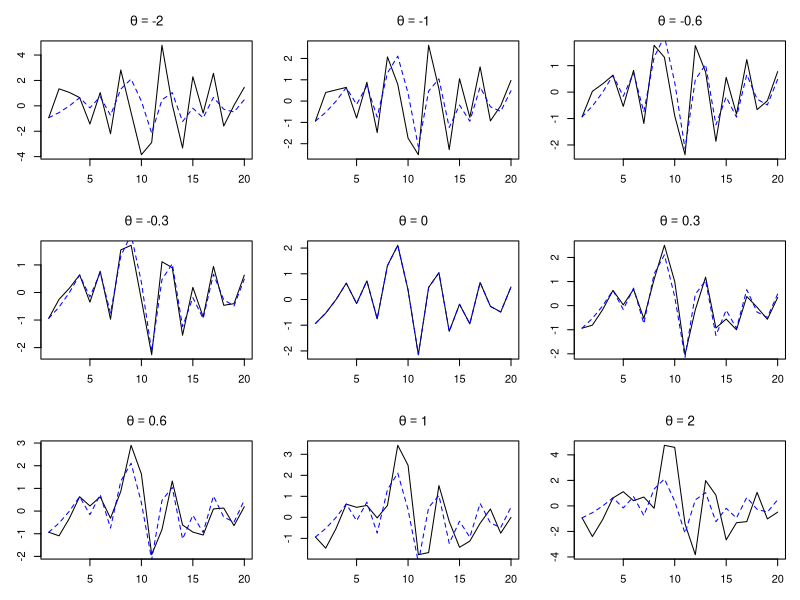
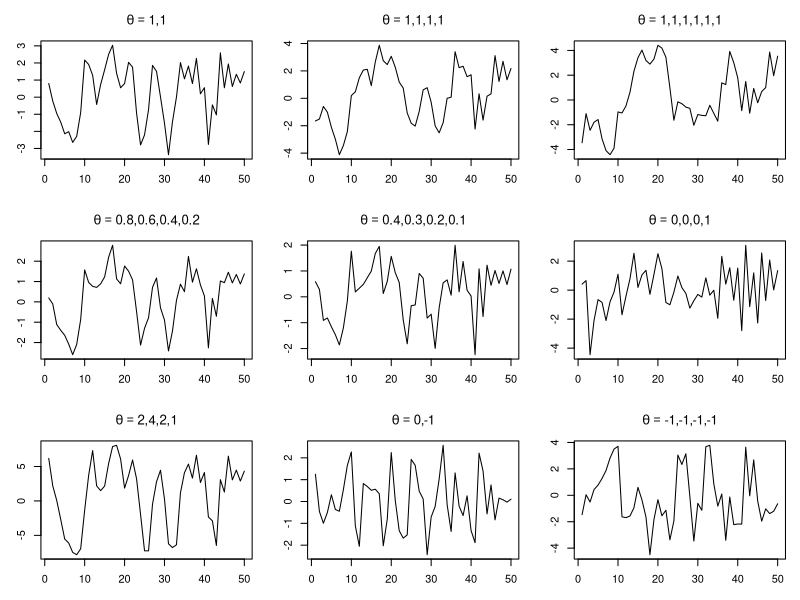
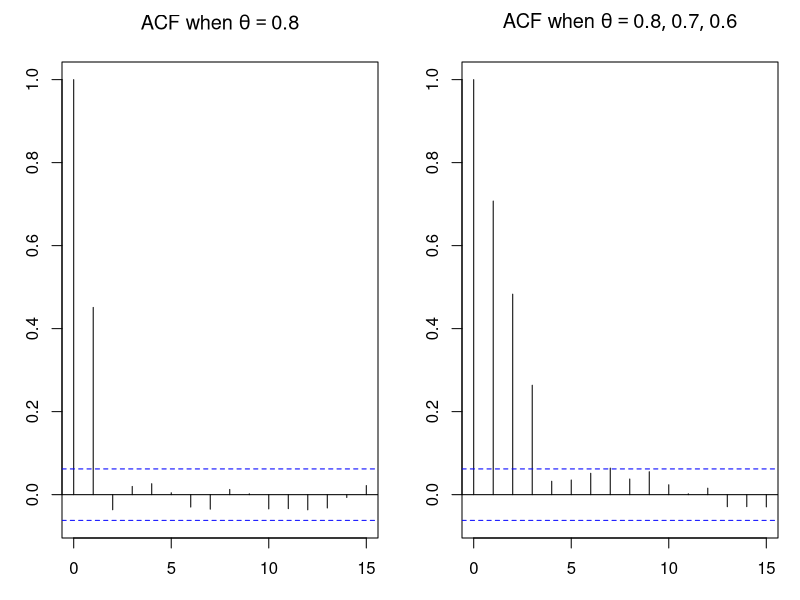
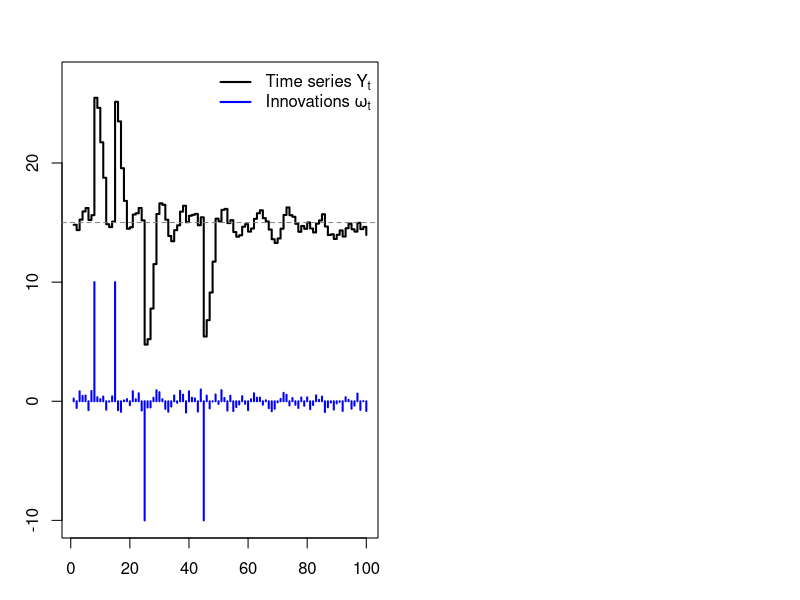

Write the R code that produced these figures, in order.
## ---- chunk 1
#| code-fold: true
#| fig-cap: "Nine MA(1) processes with the same innovations"
par(mfrow=c(3,3),mar=c(3.1,3.1,3.1,1.1))
set.seed(0106)
w <- rnorm(20)
thetavec <- c(-2,-1,-.6,-.3,0,.3,.6,1,2)
Y <- t(rep(w[1],9))
for (i in 2:20){Y <- rbind(Y, t(rep(w[i],9)+thetavec*w[i-1]))}
for (j in 1:9) {plot(Y[,j],main=bquote(theta==.(thetavec[j])),
                     type='l',xlab=NA,ylab=NA,sub=NA)
  lines(1:20,Y[,5],col='#0000ff',lty=2)}
## ---- chunk 2
#| code-fold: true
#| fig-cap: "Nine MA processes with the same innovations"
par(mfrow=c(3,3),mar=c(3.1,3.1,3.1,1.1))
set.seed(0107)
w <- rnorm(50)
theta <- list(c(1,1),c(1,1,1,1),c(1,1,1,1,1,1),
              c(0.8,0.6,0.4,0.2),c(0.4,0.3,0.2,0.1),c(0,0,0,1),
              c(2,4,2,1),c(0,-1),c(-1,-1,-1,-1))
Y <- matrix(nrow=50,ncol=9)
for (i in 1:9) Y[,i] <- arima.sim(list(ma=theta[[i]]),n=50,innov=w)
for (j in 1:9) plot(Y[,j],main=bquote(theta==.(paste(theta[[j]],collapse=','))),
  type='l',xlab=NA,ylab=NA,sub=NA)
## ---- chunk 3
#| code-fold: true
#| fig-cap: "Two MA processes and their ACF plots, 1000 obs each"
par(mfrow=c(1,2),mar=c(3.1,3.1,3.1,1.1))
set.seed(0108)
ma08 <- arima.sim(list(ma=0.8),n=1000)
ma080706 <- arima.sim(list(ma=c(0.8,0.7,0.6)),n=1000)

acf(ma08,main=expression(paste('ACF when ',theta == 0.8)),lag.max=15)
acf(ma080706,main=expression(paste('ACF when ',theta == list(0.8,0.7,0.6))),lag.max=15)
## ---- chunk 4
#| code-fold: true
#| fig-cap: "Persistence and decay in an MA(0.9,0.6,0.3) model"
set.seed(0110)
w <- runif(100,-1,1)
w[8] <- 10; w[15] <- 10; w[25] <- -10; w[45] <- -10;
ma <- arima.sim(list(ma=c(0.9,0.6,0.3)),n=100,innov=w)
plot(15+ma,type='s',lwd=2,ylim=c(-10,27),ylab=NA)
lines(w,type='h',col='#0000ff',lwd=2)
abline(h=15,lty=2,col='#7f7f7f')
legend(x='topright',lwd=2,col=c('#000000','#0000ff'),bty='n',
       legend=c(expression(paste('Time series ',Y[t])),
                expression(paste('Innovations ',omega[t]))))
